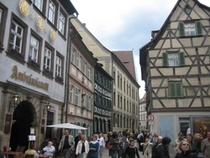
%> input picture hw4/Q6/city.jpg, 210 x 158 px, shrunk from 600 x 450 before the run
$ octave partA.m   (GNU Octave 9; MATLAB toolbox functions it lacks are replaced by stand-ins)
%> lines starting %> are read from the running program, lines starting %| are printed output that depends on the picture
### hw4/Q6/normalizeImage.m
function [normalizedImage] = normalizeImage(image)
	MI = min(min(image));
	MA = max(max(image));
	normalizedImage = (image-MI)./(MA-MI);
end

### hw4/Q6/partA.m
image = imread('city.jpg');
%> image is the input picture: size 158x210x3 uint8; mean R, G, B 114.5, 113.8, 112.3
image = rgb2gray(image);
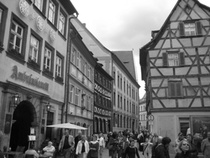
%> image: size 158x210 uint8; min 0, max 255, mean 113.9


edges = edge(image,'Canny');
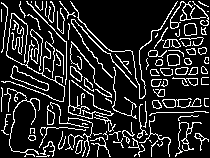
%> edges: size 158x210 logical; 15.9% white in thin lines or dots
theta =pi*(-90:.1:90)/180;
[houghTransform,R] = hough_line(edges,theta);
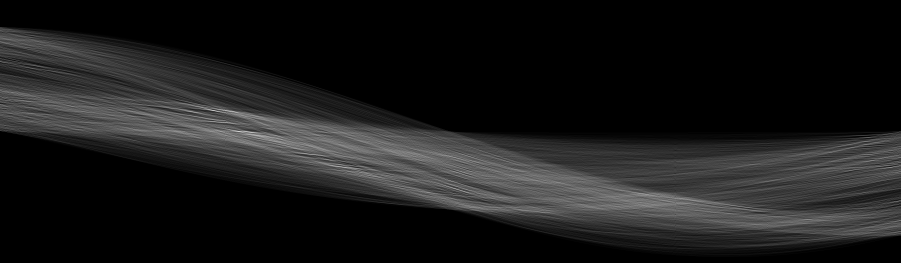
%> houghTransform: size 525x1801 double (shown at 1/2 size); min 0, max 97, mean 10.1; drawn with min black and max white
%> R = 525 values from -262 to 262
figure(1);
houghTransform = normalizeImage(houghTransform);
%> in normalizeImage, `MI = min(min(image));`: MI = 0
%> in normalizeImage, `MA = max(max(image));`: MA = 97
title('hough transform of city.jpg');
imshow(houghTransform);
[dIx,thetaIx] = find(houghTransform == max(max(houghTransform)));
%> dIx = [264; 265]; thetaIx = [493; 503]

figure(2)
imshow(image)
title('city.jpg + lines from hough transform');
hold on

figure(1)
title('hough transform of city.jpg');
k = 1;


hold on
colors = ['r' 'g' 'b' 'm' 'c'];
for i=1:5
%> this loop made 5 passes; what is shown inside it comes from the first
	[dIx,thetaIx] = find(houghTransform == max(max(houghTransform)));
	x = -rows(image)*2:1:rows(image)*2;
%> x = 633 values from -316 to 316
	d = R(dIx(1));
%> d = 1
	th = theta(thetaIx(1));
%> th = -0.712
	figure(1)
	plot(thetaIx(1),dIx(1),[colors(i) 'o']);
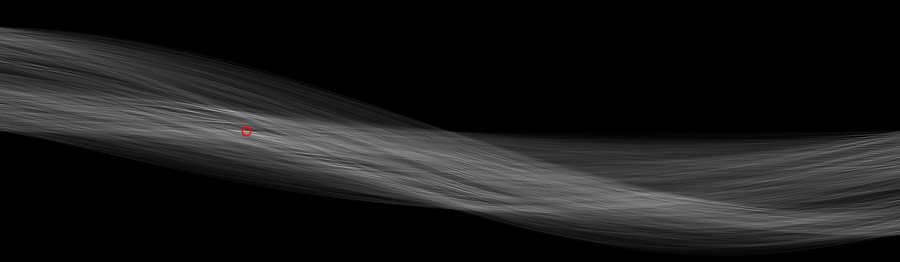
%> figure redrawn from the program's plot data; shown at 1/2 size; its title reads 'hough transform of city.jpg'
	y = (x*cos(th) - d)/sin(th);
%> y = 633 values, max 367.6 at index 1, min -364.6 at index 633, mean 1.53
	figure(2)
	plot(x,-y,colors(i));
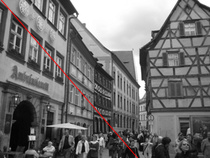
%> figure redrawn from the program's plot data; its title reads 'city.jpg + lines from hough transform'
	for j= dIx(1)-10:dIx(1)+10
	    for k = thetaIx(1)-10:thetaIx(1)+10
	         if j > 0 & k > 0
	            houghTransform(j,k) = 0;
	        end
	    end
	end
%> this loop made 21 passes
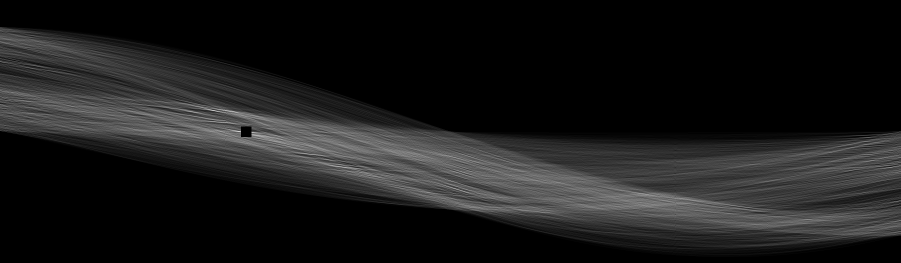
%> houghTransform: size 525x1801 double (shown at 1/2 size); min 0, max 0.99, mean 0.104
end
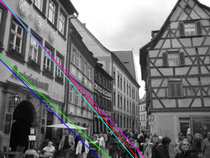
%> figure redrawn from the program's plot data; its title reads 'city.jpg + lines from hough transform'
hold off
figure(3)
title('edges of city.jpg');
imshow(edges);

print(figure(1),'partA1.png');
print(figure(2),'partA2.png');
print(figure(3),'partA3.png');
